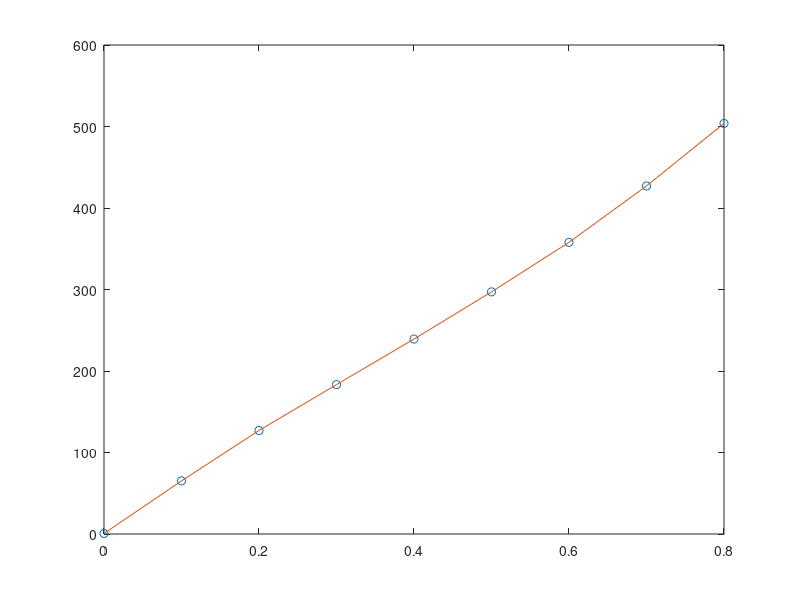

Source code (MATLAB): (Note: this script raises an error after producing the figure.)
%% Tratamento de dados do mancal otimziado
% rafael Corsi

% load otimziado dx
load('fem_otimizado_dx.mat')

figure
plot(fem_otimzado_dx(:,1),fem_otimzado_dx(:,2), 'o');
hold on
plot(fem_otimzado_dx(:,1),fem_otimzado_dx(:,2));
hold off
belezura
xlabel('d_x [mm]');
ylabel('F_x [N]')
export_pdf('Resultados/passivo_otimizado_fem_dx',0);

%% load dy
load fem_otimizado_dy;
fem_otimizado_dy.Fy(5)=-30;
plot(fem_otimizado_dy.dy, fem_otimizado_dy.Fy,'Marker','+');
xlabel('d_z [mm]');
ylabel('F_z [N]')
belezura
export_pdf('Eletromagnetica/Resultados/passivo_otimizado_fem_dy',1);


%% load dx e dy

load fem_otimizado_plano;

c = 1;
xx =1;
zz =1;
for x=0:0.5:4
    for z=0:0.5:4
        f(xx,zz) = fem_otimizado_plano.Fx(c);  
        c = c+1;
        zz = zz +1;
    end
    zz=1;
    xx = xx + 1;
end

[X Y] = meshgrid(0:0.5:4,0:0.5:4);

figure1 = figure('PaperType','<custom>','PaperSize',[5 5]);

axes1 = axes('Parent',figure1);
view(axes1,[-67.5 16]);
hold(axes1,'all');
surf(X,Y,f,'Parent',axes1);
export_pdf('Eletromagnetica/Resultados/passivo_otimizado_fem_plano',1);

%%
load fem_otimizado_tilt;
passivo_otimizado_tilt.T(1) = 0;
plot(passivo_otimizado_tilt.tz, passivo_otimizado_tilt.T, 'Marker','+')
xlabel('Tilt em graus');
ylabel('Torque [N.m]'); 
belezura
export_pdf('Eletromagnetica/Resultados/passivo_otimizado_fem_tilt',1);



